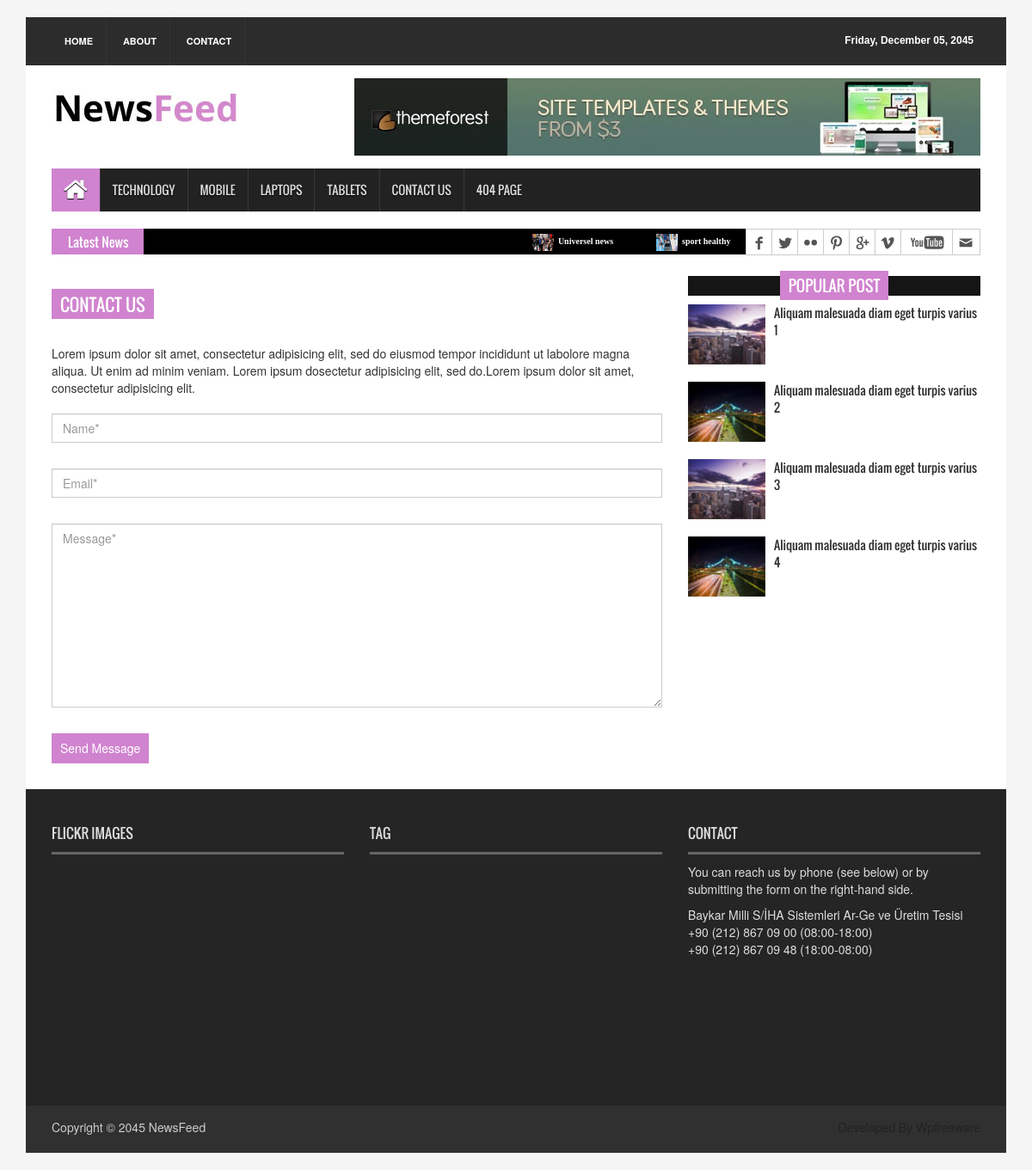
The page /contact-us/ on the database as committed earlier.
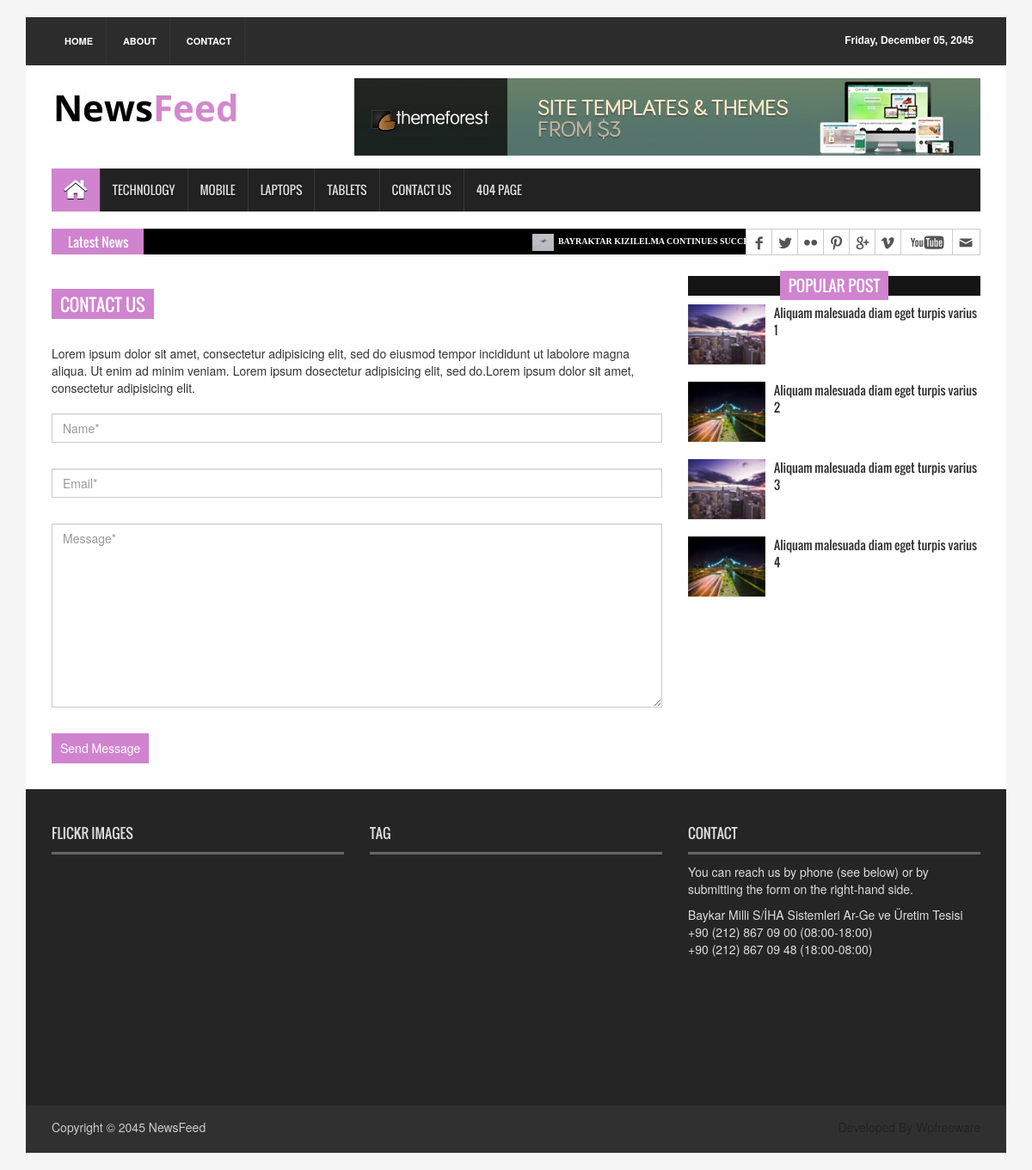
The same page on the database as committed later.
### news_app/models.py (models this page shows, shortened)
class News(models.Model):
    class Status(models.TextChoices):
        Draft = "DF", "Draft"
        Published = "PB", "Published"
    title = models.CharField(max_length = 250)
    slug = models.SlugField(max_length = 250)
    body = models.TextField()
    image = models.ImageField(upload_to='news/images')
    category = models.ForeignKey(Category,
                                on_delete=models.CASCADE
                                )
    publish_time = models.DateTimeField(default = timezone.now)
    created_time = models.DateTimeField(auto_now_add = True)
    updated_time = models.DateTimeField(auto_now = True)
    status = models.CharField(max_length = 2,
                            choices = Status.choices,
                            default = Status.Draft
                            )
    objects = models.Manager()
    published = PublishedManager()
    class Meta:
        ordering = ["-publish_time"]

### news_app/views.py (the view, shortened to what this page needs)
# urls.py: path('contact-us/', ContactPageView.as_view(), name = "contact_page"),
class ContactPageView(TemplateView):
    template_name = 'news/contact.html'
    def get(self, request, *args, **kwargs):
        form = ContactForm()
        context = {
            "form":form
        }
        return render(request, 'news/contact.html', context)

### news_app/forms.py
class ContactForm(forms.ModelForm):
    class Meta:
        model = Contact
        fields = "__all__"

### news_app/context_processor.py (called while the page is built)
def latest_news(request):
    latest_news = News.published.all().order_by("-publish_time")[:10]
    context = {
        'latest_news' : latest_news
    }
    return context

### news_app/managers.py (called while the page is built)
    def get_queryset(self):
        from news_app.models import News
        return super().get_queryset().filter(status = News.Status.Published)

### templates/news/contact.html (shortened to what this page needs)
{% extends 'news/base.html' %}
{% load static %}
{% block content %}
  <section id="contentSection">
    <div class="row">
      <div class="col-lg-8 col-md-8 col-sm-8">
        <div class="left_content">
          <div class="contact_area">
            <h2>Contact Us</h2>
            <p>Lorem ipsum dolor sit amet, consectetur adipisicing elit, sed do eiusmod tempor incididunt ut labolore magna aliqua. Ut enim ad minim veniam. Lorem ipsum dosectetur adipisicing elit, sed do.Lorem ipsum dolor sit amet, consectetur adipisicing elit.</p>
            <form action="#" class="contact_form" method="post">{% csrf_token %}
              <input class="form-control" type="text" placeholder="Name*" name = "name">
              <input class="form-control" type="email" placeholder="Email*" name="email">
              <textarea class="form-control" cols="30" rows="10" placeholder="Message*" name = "message"></textarea>
              <input type="submit" value="Send Message">
            </form>
          </div>
        </div>
      </div>
      <div class="col-lg-4 col-md-4 col-sm-4">
        <aside class="right_content">
          <div class="single_sidebar">
            <h2><span>Popular Post</span></h2>
            <ul class="spost_nav">
              <li>
                <div class="media wow fadeInDown"> <a href="single_page.html" class="media-left"> <img alt="" src="{% static 'images/post_img1.jpg' %}"> </a>
                  <div class="media-body"> <a href="single_page.html" class="catg_title"> Aliquam malesuada diam eget turpis varius 1</a> </div>
                </div>
              </li>
              <li>
                <div class="media wow fadeInDown"> <a href="single_page.html" class="media-left"> <img alt="" src="{% static 'images/post_img2.jpg' %}"> </a>
                  <div class="media-body"> <a href="single_page.html" class="catg_title"> Aliquam malesuada diam eget turpis varius 2</a> </div>
                </div>
              </li>
              <li>
                <div class="media wow fadeInDown"> <a href="single_page.html" class="media-left"> <img alt="" src="{% static 'images/post_img1.jpg' %}"> </a>
                  <div class="media-body"> <a href="single_page.html" class="catg_title"> Aliquam malesuada diam eget turpis varius 3</a> </div>
                </div>
              </li>
              <li>
                <div class="media wow fadeInDown"> <a href="single_page.html" class="media-left"> <img alt="" src="{% static 'images/post_img2.jpg' %}"> </a>
                  <div class="media-body"> <a href="single_page.html" class="catg_title"> Aliquam malesuada diam eget turpis varius 4</a> </div>
                </div>
              </li>
            </ul>
          </div>
        </aside>
      </div>
    </div>
  </section>
  {% endblock content %}

### templates/news/base.html (shortened to what this page needs)
{% load static %}
<!DOCTYPE html>
<html>
<head>
    <link rel="stylesheet" type="text/css" href="{% static 'css/bootstrap.min.css' %}">
    <link rel="stylesheet" type="text/css" href="{% static 'css/font-awesome.min.css' %}">
    <link rel="stylesheet" type="text/css" href="{% static 'css/animate.css' %}">
    <link rel="stylesheet" type="text/css" href="{% static 'css/font.css' %}">
    <link rel="stylesheet" type="text/css" href="{% static 'css/li-scroller.css' %}">
    <link rel="stylesheet" type="text/css" href="{% static 'css/slick.css' %}">
    <link rel="stylesheet" type="text/css" href="{% static 'css/jquery.fancybox.css' %}">
    <link rel="stylesheet" type="text/css" href="{% static 'css/theme.css' %}">
    <link rel="stylesheet" type="text/css" href="{% static 'css/style.css' %}">
</head>
<body>
    <div class="container">
        <header id="header">
            <div class="row">
                <div class="col-lg-12 col-md-12 col-sm-12">
                    <div class="header_top">
                        <div class="header_top_left">
                            <ul class="top_nav">
                                <li><a href="{% url 'home_page' %}">Home</a></li>
                                <li><a href="#">About</a></li>
                                <li><a href="{% url 'contact_page' %}">Contact</a></li>
                            </ul>
                        </div>
                        <div class="header_top_right">
                            <p>Friday, December 05, 2045</p>
                        </div>
                    </div>
                </div>
                <div class="col-lg-12 col-md-12 col-sm-12">
                    <div class="header_bottom">
                        <div class="logo_area"><a href="{% url 'home_page' %}" class="logo"><img
                                    src="{% static 'images/logo.jpg' %}" alt=""></a></div>
                        <div class="add_banner"><a href="#"><img src="{% static 'images/addbanner_728x90_V1.jpg' %}"
                                    alt=""></a></div>
                    </div>
                </div>
            </div>
        </header>
        <section id="navArea">
            <nav class="navbar navbar-inverse" role="navigation">
                <div id="navbar" class="navbar-collapse collapse">
                    <ul class="nav navbar-nav main_nav">
                        <li class="active"><a href="{% url 'home_page' %}"><span class="fa fa-home desktop-home"></span></a></li>
                        <li><a href="#">Technology</a></li>
                        <li class="dropdown"> <a href="#" class="dropdown-toggle" data-toggle="dropdown" role="button"
                                aria-expanded="false">Mobile</a>
                        </li>
                        <li><a href="#">Laptops</a></li>
                        <li><a href="#">Tablets</a></li>
                        <li><a href="{% url 'contact_page' %}">Contact Us</a></li>
                        <li><a href="{% url '404_page' %}">404 Page</a></li>
                    </ul>
                </div>
            </nav>
        </section>
        <section id="newsSection">
            <div class="row">
                <div class="col-lg-12 col-md-12">
                    <div class="latest_newsarea"> <span>Latest News</span>
                        <ul id="ticker01" class="news_sticker">
                            {% for latest_news in latest_news %}
                            <li><a href="#"><img src="{{ latest_news.image.url }}" alt="">{{ latest_news.title }}</a></li>
                            {% endfor %}
                        </ul>
                        <div class="social_area">
                            <ul class="social_nav">
                                <li class="facebook"><a href="#"></a></li>
                                <li class="twitter"><a href="#"></a></li>
                                <li class="flickr"><a href="#"></a></li>
                                <li class="pinterest"><a href="#"></a></li>
                                <li class="googleplus"><a href="#"></a></li>
                                <li class="vimeo"><a href="#"></a></li>
                                <li class="youtube"><a href="#"></a></li>
                                <li class="mail"><a href="#"></a></li>
                            </ul>
                        </div>
                    </div>
                </div>
            </div>
        </section>
    {% block content %}
    {% endblock content %}
        <footer id="footer">
            <div class="footer_top">
                <div class="row">
                    <div class="col-lg-4 col-md-4 col-sm-4">
                        <div class="footer_widget wow fadeInLeftBig">
                            <h2>Flickr Images</h2>
                        </div>
                    </div>
                    <div class="col-lg-4 col-md-4 col-sm-4">
                        <div class="footer_widget wow fadeInDown">
                            <h2>Tag</h2>
                        </div>
                    </div>
                    <div class="col-lg-4 col-md-4 col-sm-4">
                        <div class="footer_widget wow fadeInRightBig">
                            <h2>Contact</h2>
                            <p>You can reach us by phone (see below) or by submitting the form on the right-hand side.</p>
                            <address>
                                Baykar Milli S/İHA Sistemleri Ar-Ge ve Üretim Tesisi
                                <br>+90 (212) 867 09 00 (08:00-18:00)
                                <br>+90 (212) 867 09 48 (18:00-08:00)
                            </address>
                        </div>
                    </div>
                </div>
            </div>
            <div class="footer_bottom">
                <p class="copyright">Copyright &copy; 2045 <a href="{% url 'home_page' %}">NewsFeed</a></p>
                <p class="developer">Developed By Wpfreeware</p>
            </div>
        </footer>
    </div>
</body>
</html>

### static/css/li-scroller.css (style rules this page uses)
ul.newsticker { position:relative; left:750px; font:bold 10px Verdana; list-style-type:none; margin:0; padding:0 }
ul.newsticker li { float:left; margin:0; padding:0 }
ul.newsticker a { white-space:nowrap; padding:0; color:#fff; margin:0 50px 0 0 }
ul.newsticker a > img { height:20px; margin-right:5px; width:25px }

### static/css/theme.css (style rules this page uses)
.navbar-inverse .navbar-nav > .active > a, .navbar-inverse .navbar-nav > .active > a:hover, .navbar-inverse .navbar-nav > .active > a:focus { background-color:#d083cf }
.latest_newsarea span { background:none repeat scroll 0 0 #d083cf }
.single_sidebar > h2 span { background:none repeat scroll 0 0 #d083cf }
.contact_area > h2 { background-color:#d083cf }
.contact_form input[type="submit"] { background-color:#d083cf }

Rows that differ between the two databases and show on the page:
removed News: image (picture), title "Universel news"
removed News: image (picture), title "sport healthy"
added News: image (picture), title "BAYRAKTAR KIZILELMA CONTINUES SUCCESSFUL FLIGHT TESTING"
